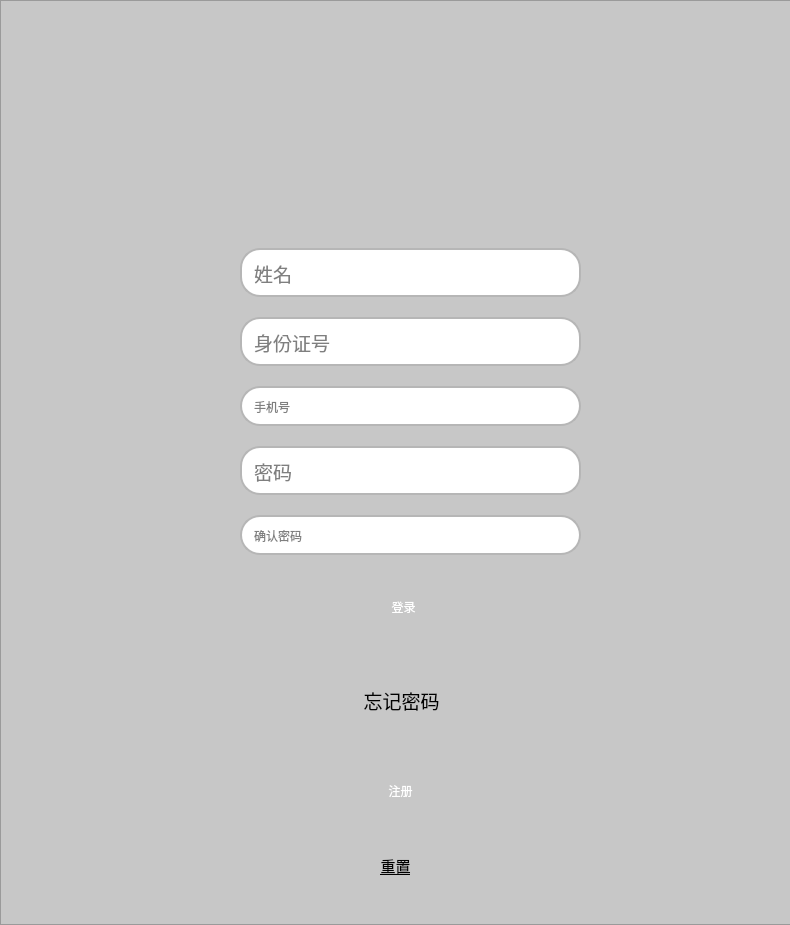
<?xml version="1.0" encoding="UTF-8"?>
<ui version="4.0">
 <class>LoginWindow</class>
 <widget class="QMainWindow" name="LoginWindow">
  <property name="geometry">
   <rect>
    <x>0</x>
    <y>0</y>
    <width>790</width>
    <height>925</height>
   </rect>
  </property>
  <property name="minimumSize">
   <size>
    <width>790</width>
    <height>925</height>
   </size>
  </property>
  <property name="maximumSize">
   <size>
    <width>790</width>
    <height>925</height>
   </size>
  </property>
  <property name="windowTitle">
   <string>银行账户管理系统</string>
  </property>
  <property name="windowIcon">
   <iconset resource="qrc.qrc">
    <normaloff>:/resources/icon.webp</normaloff>:/resources/icon.webp</iconset>
  </property>
  <property name="styleSheet">
   <string notr="true">#background {
	border-image: url(:/resources/background.jpg);
	background-color: rgb(199, 199, 199);
}
QPushButton {
	border-radius: 20px;
	font: 14pt &quot;Microsoft YaHei UI&quot;;
	color:  black;
}
QPushButton:pressed {
	background-color: rgba(255, 255, 255, 150);/* 更暗的背景色表示按下状态 */
    border-style: inset;       /* 按钮边框样式改为内嵌 */
}
QPushButton#loginBtn {
	border-radius: 30px;
	color: white;
}
#loginBtn:pressed {
	background-color: rgba(122, 142, 149, 150);
	color: white
}
#sign_up_btn {
	border-radius: 30px;
	color: white;
}
#sign_up_btn:pressed {
	background-color: rgba(106, 126, 133, 150);
}
QLineEdit {
    border: 2px solid #b6b6b6; /* 设置边框宽度和颜色 */
    border-radius: 20px;       /* 设置边框圆角的半径 */
    background-color: #ffffff; /* 设置背景色 */
    color: black;              /* 设置文本颜色 */
    padding: 10px;              /* 设置内边距，保持文本与边框的距离 */
	font: 14pt &quot;Microsoft YaHei UI&quot;;
}
#clear_button{
	font: 11pt &quot;Microsoft YaHei UI&quot;;
	text-decoration: underline;
	letter-spacing:4;

}</string>
  </property>
  <widget class="QWidget" name="centralwidget">
   <property name="styleSheet">
    <string notr="true"/>
   </property>
   <widget class="QFrame" name="background">
    <property name="geometry">
     <rect>
      <x>0</x>
      <y>0</y>
      <width>800</width>
      <height>925</height>
     </rect>
    </property>
    <property name="sizePolicy">
     <sizepolicy hsizetype="Expanding" vsizetype="Expanding">
      <horstretch>0</horstretch>
      <verstretch>0</verstretch>
     </sizepolicy>
    </property>
    <property name="sizeIncrement">
     <size>
      <width>0</width>
      <height>0</height>
     </size>
    </property>
    <property name="font">
     <font>
      <underline>true</underline>
     </font>
    </property>
    <property name="styleSheet">
     <string notr="true"/>
    </property>
    <property name="frameShape">
     <enum>QFrame::StyledPanel</enum>
    </property>
    <property name="frameShadow">
     <enum>QFrame::Raised</enum>
    </property>
    <widget class="QPushButton" name="fogotpw">
     <property name="geometry">
      <rect>
       <x>251</x>
       <y>680</y>
       <width>301</width>
       <height>41</height>
      </rect>
     </property>
     <property name="font">
      <font>
       <family>Microsoft YaHei UI</family>
       <pointsize>14</pointsize>
       <italic>false</italic>
       <bold>false</bold>
      </font>
     </property>
     <property name="styleSheet">
      <string notr="true"/>
     </property>
     <property name="text">
      <string>忘记密码</string>
     </property>
    </widget>
    <widget class="QPushButton" name="loginBtn">
     <property name="geometry">
      <rect>
       <x>253</x>
       <y>576</y>
       <width>301</width>
       <height>61</height>
      </rect>
     </property>
     <property name="styleSheet">
      <string notr="true"/>
     </property>
     <property name="text">
      <string>登录</string>
     </property>
    </widget>
    <widget class="QPushButton" name="sign_up_btn">
     <property name="geometry">
      <rect>
       <x>250</x>
       <y>760</y>
       <width>301</width>
       <height>61</height>
      </rect>
     </property>
     <property name="styleSheet">
      <string notr="true"/>
     </property>
     <property name="text">
      <string>注册</string>
     </property>
    </widget>
    <widget class="QWidget" name="layoutWidget">
     <property name="geometry">
      <rect>
       <x>240</x>
       <y>240</y>
       <width>341</width>
       <height>328</height>
      </rect>
     </property>
     <layout class="QVBoxLayout" name="verticalLayout">
      <property name="spacing">
       <number>12</number>
      </property>
      <item>
       <widget class="QLineEdit" name="nameEdit">
        <property name="sizePolicy">
         <sizepolicy hsizetype="Preferred" vsizetype="Fixed">
          <horstretch>0</horstretch>
          <verstretch>0</verstretch>
         </sizepolicy>
        </property>
        <property name="font">
         <font>
          <family>Microsoft YaHei UI</family>
          <pointsize>14</pointsize>
          <italic>false</italic>
          <bold>false</bold>
         </font>
        </property>
        <property name="styleSheet">
         <string notr="true"/>
        </property>
        <property name="maxLength">
         <number>22</number>
        </property>
        <property name="placeholderText">
         <string>姓名</string>
        </property>
       </widget>
      </item>
      <item>
       <widget class="QLineEdit" name="idEdit">
        <property name="sizePolicy">
         <sizepolicy hsizetype="Preferred" vsizetype="Fixed">
          <horstretch>0</horstretch>
          <verstretch>0</verstretch>
         </sizepolicy>
        </property>
        <property name="font">
         <font>
          <family>Microsoft YaHei UI</family>
          <pointsize>14</pointsize>
          <italic>false</italic>
          <bold>false</bold>
         </font>
        </property>
        <property name="styleSheet">
         <string notr="true"/>
        </property>
        <property name="maxLength">
         <number>16</number>
        </property>
        <property name="placeholderText">
         <string>身份证号</string>
        </property>
       </widget>
      </item>
      <item>
       <widget class="QLineEdit" name="phoneEdit">
        <property name="sizePolicy">
         <sizepolicy hsizetype="Preferred" vsizetype="Fixed">
          <horstretch>0</horstretch>
          <verstretch>0</verstretch>
         </sizepolicy>
        </property>
        <property name="styleSheet">
         <string notr="true"/>
        </property>
        <property name="maxLength">
         <number>16</number>
        </property>
        <property name="placeholderText">
         <string>手机号</string>
        </property>
       </widget>
      </item>
      <item>
       <widget class="QLineEdit" name="passwdEdit">
        <property name="sizePolicy">
         <sizepolicy hsizetype="Preferred" vsizetype="Fixed">
          <horstretch>0</horstretch>
          <verstretch>0</verstretch>
         </sizepolicy>
        </property>
        <property name="font">
         <font>
          <family>Microsoft YaHei UI</family>
          <pointsize>14</pointsize>
          <italic>false</italic>
          <bold>false</bold>
         </font>
        </property>
        <property name="styleSheet">
         <string notr="true"/>
        </property>
        <property name="maxLength">
         <number>16</number>
        </property>
        <property name="echoMode">
         <enum>QLineEdit::Password</enum>
        </property>
        <property name="placeholderText">
         <string>密码</string>
        </property>
       </widget>
      </item>
      <item>
       <widget class="QLineEdit" name="passwdConfirm">
        <property name="sizePolicy">
         <sizepolicy hsizetype="Preferred" vsizetype="Fixed">
          <horstretch>0</horstretch>
          <verstretch>0</verstretch>
         </sizepolicy>
        </property>
        <property name="styleSheet">
         <string notr="true"/>
        </property>
        <property name="text">
         <string/>
        </property>
        <property name="maxLength">
         <number>16</number>
        </property>
        <property name="echoMode">
         <enum>QLineEdit::Password</enum>
        </property>
        <property name="placeholderText">
         <string>确认密码</string>
        </property>
       </widget>
      </item>
     </layout>
    </widget>
    <widget class="QPushButton" name="clear_button">
     <property name="geometry">
      <rect>
       <x>330</x>
       <y>850</y>
       <width>131</width>
       <height>31</height>
      </rect>
     </property>
     <property name="font">
      <font>
       <family>Microsoft YaHei UI</family>
       <pointsize>11</pointsize>
       <italic>false</italic>
       <bold>false</bold>
       <underline>true</underline>
      </font>
     </property>
     <property name="text">
      <string>重置</string>
     </property>
    </widget>
   </widget>
  </widget>
 </widget>
 <resources>
  <include location="qrc.qrc"/>
 </resources>
 <connections/>
</ui>
